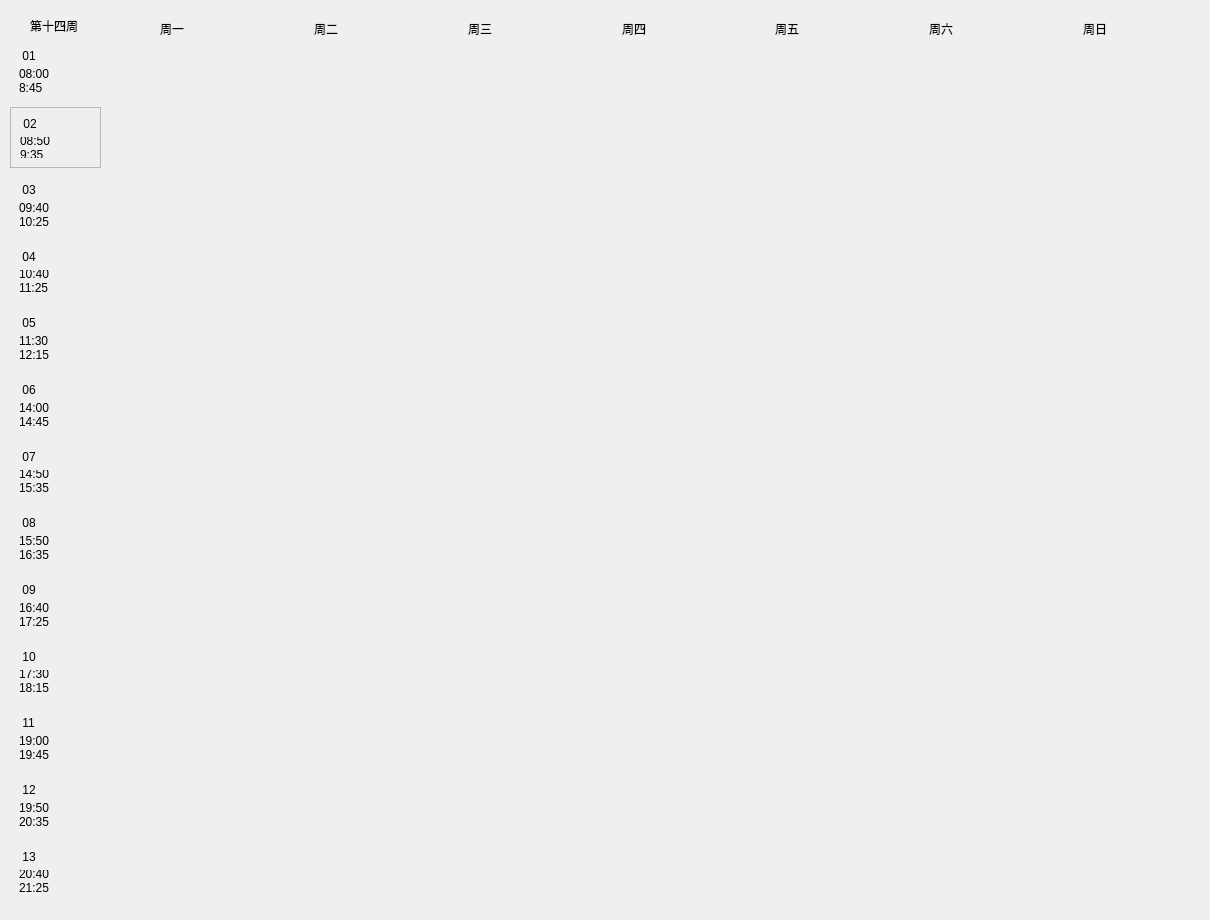
   <widget class="QWidget" name="page14">
    <widget class="QWidget" name="widget_209" native="true">
     <property name="geometry">
      <rect>
       <x>10</x>
       <y>0</y>
       <width>1191</width>
       <height>911</height>
      </rect>
     </property>
     <widget class="QLabel" name="firstweek_14">
      <property name="geometry">
       <rect>
        <x>20</x>
        <y>10</y>
        <width>121</width>
        <height>31</height>
       </rect>
      </property>
      <property name="styleSheet">
       <string notr="true">font: 12pt &quot;微软雅黑&quot;;</string>
      </property>
      <property name="text">
       <string>第十四周</string>
      </property>
     </widget>
     <widget class="QWidget" name="widget_210" native="true">
      <property name="geometry">
       <rect>
        <x>0</x>
        <y>40</y>
        <width>91</width>
        <height>861</height>
       </rect>
      </property>
      <layout class="QVBoxLayout" name="verticalLayout_183">
       <item>
        <widget class="QWidget" name="widget_211" native="true">
         <layout class="QVBoxLayout" name="verticalLayout_184">
          <item>
           <widget class="QLabel" name="num1_14">
            <property name="styleSheet">
             <string notr="true">font: rgb(32, 48, 126);
font: 12pt &quot;隶书&quot;;</string>
            </property>
            <property name="text">
             <string> 01</string>
            </property>
           </widget>
          </item>
          <item>
           <widget class="QLabel" name="first_14">
            <property name="text">
             <string>08:00
8:45</string>
            </property>
            <property name="scaledContents">
             <bool>false</bool>
            </property>
           </widget>
          </item>
         </layout>
        </widget>
       </item>
       <item>
        <widget class="QFrame" name="frame_14">
         <property name="frameShape">
          <enum>QFrame::StyledPanel</enum>
         </property>
         <property name="frameShadow">
          <enum>QFrame::Raised</enum>
         </property>
         <layout class="QVBoxLayout" name="verticalLayout_185">
          <item>
           <widget class="QLabel" name="num2_14">
            <property name="styleSheet">
             <string notr="true">font: rgb(32, 48, 126);
font: 12pt &quot;隶书&quot;;</string>
            </property>
            <property name="text">
             <string> 02</string>
            </property>
           </widget>
          </item>
          <item>
           <widget class="QLabel" name="second_14">
            <property name="text">
             <string>08:50
9:35</string>
            </property>
           </widget>
          </item>
         </layout>
        </widget>
       </item>
       <item>
        <widget class="QWidget" name="widget_212" native="true">
         <layout class="QVBoxLayout" name="verticalLayout_186">
          <item>
           <widget class="QLabel" name="num3_14">
            <property name="styleSheet">
             <string notr="true">font: 12pt &quot;隶书&quot;;</string>
            </property>
            <property name="text">
             <string> 03</string>
            </property>
           </widget>
          </item>
          <item>
           <widget class="QLabel" name="third_14">
            <property name="text">
             <string>09:40
10:25</string>
            </property>
           </widget>
          </item>
         </layout>
        </widget>
       </item>
       <item>
        <widget class="QWidget" name="widget_213" native="true">
         <layout class="QVBoxLayout" name="verticalLayout_187">
          <item>
           <widget class="QLabel" name="num4_14">
            <property name="styleSheet">
             <string notr="true">font: 12pt &quot;隶书&quot;;</string>
            </property>
            <property name="text">
             <string> 04</string>
            </property>
           </widget>
          </item>
          <item>
           <widget class="QLabel" name="forth_14">
            <property name="text">
             <string>10:40
11:25</string>
            </property>
           </widget>
          </item>
         </layout>
        </widget>
       </item>
       <item>
        <widget class="QWidget" name="widget_214" native="true">
         <layout class="QVBoxLayout" name="verticalLayout_188">
          <item>
           <widget class="QLabel" name="num5_14">
            <property name="styleSheet">
             <string notr="true">font: 12pt &quot;隶书&quot;;</string>
            </property>
            <property name="text">
             <string> 05</string>
            </property>
           </widget>
          </item>
          <item>
           <widget class="QLabel" name="fifth_14">
            <property name="text">
             <string>11:30
12:15</string>
            </property>
           </widget>
          </item>
         </layout>
        </widget>
       </item>
       <item>
        <widget class="QWidget" name="widget_215" native="true">
         <layout class="QVBoxLayout" name="verticalLayout_189">
          <item>
           <widget class="QLabel" name="num6_14">
            <property name="styleSheet">
             <string notr="true">font: 12pt &quot;隶书&quot;;</string>
            </property>
            <property name="text">
             <string> 06</string>
            </property>
           </widget>
          </item>
          <item>
           <widget class="QLabel" name="sixth_14">
            <property name="text">
             <string>14:00
14:45</string>
            </property>
           </widget>
          </item>
         </layout>
        </widget>
       </item>
       <item>
        <widget class="QWidget" name="widget_216" native="true">
         <layout class="QVBoxLayout" name="verticalLayout_190">
          <item>
           <widget class="QLabel" name="num7_14">
            <property name="styleSheet">
             <string notr="true">font: 12pt &quot;隶书&quot;;</string>
            </property>
            <property name="text">
             <string> 07</string>
            </property>
           </widget>
          </item>
          <item>
           <widget class="QLabel" name="seventh_14">
            <property name="text">
             <string>14:50
15:35</string>
            </property>
           </widget>
          </item>
         </layout>
        </widget>
       </item>
       <item>
        <widget class="QWidget" name="widget_217" native="true">
         <layout class="QVBoxLayout" name="verticalLayout_191">
          <item>
           <widget class="QLabel" name="num8_14">
            <property name="styleSheet">
             <string notr="true">font: 12pt &quot;隶书&quot;;</string>
            </property>
            <property name="text">
             <string> 08</string>
            </property>
           </widget>
          </item>
          <item>
           <widget class="QLabel" name="eighth_14">
            <property name="text">
             <string>15:50
16:35</string>
            </property>
           </widget>
          </item>
         </layout>
        </widget>
       </item>
       <item>
        <widget class="QWidget" name="widget_218" native="true">
         <layout class="QVBoxLayout" name="verticalLayout_192">
          <item>
           <widget class="QLabel" name="num9_14">
            <property name="styleSheet">
             <string notr="true">font: 12pt &quot;隶书&quot;;</string>
            </property>
            <property name="text">
             <string> 09</string>
            </property>
           </widget>
          </item>
          <item>
           <widget class="QLabel" name="ninth_14">
            <property name="text">
             <string>16:40
17:25</string>
            </property>
           </widget>
          </item>
         </layout>
        </widget>
       </item>
       <item>
        <widget class="QWidget" name="widget_219" native="true">
         <layout class="QVBoxLayout" name="verticalLayout_193">
          <item>
           <widget class="QLabel" name="num10_14">
            <property name="styleSheet">
             <string notr="true">font: 12pt &quot;隶书&quot;;</string>
            </property>
            <property name="text">
             <string> 10</string>
            </property>
           </widget>
          </item>
          <item>
           <widget class="QLabel" name="tenth_14">
            <property name="text">
             <string>17:30
18:15</string>
            </property>
           </widget>
          </item>
         </layout>
        </widget>
       </item>
       <item>
        <widget class="QWidget" name="widget_220" native="true">
         <layout class="QVBoxLayout" name="verticalLayout_194">
          <item>
           <widget class="QLabel" name="num11_14">
            <property name="styleSheet">
             <string notr="true">font: 12pt &quot;隶书&quot;;</string>
            </property>
            <property name="text">
             <string> 11</string>
            </property>
           </widget>
          </item>
          <item>
           <widget class="QLabel" name="eleventh_14">
            <property name="text">
             <string>19:00
19:45</string>
            </property>
           </widget>
          </item>
         </layout>
        </widget>
       </item>
       <item>
        <widget class="QWidget" name="widget_221" native="true">
         <layout class="QVBoxLayout" name="verticalLayout_195">
          <item>
           <widget class="QLabel" name="num12_14">
            <property name="styleSheet">
             <string notr="true">font: 12pt &quot;隶书&quot;;</string>
            </property>
            <property name="text">
             <string> 12</string>
            </property>
           </widget>
          </item>
          <item>
           <widget class="QLabel" name="twelfth_14">
            <property name="text">
             <string>19:50
20:35</string>
            </property>
           </widget>
          </item>
         </layout>
        </widget>
       </item>
       <item>
        <widget class="QWidget" name="widget_222" native="true">
         <layout class="QVBoxLayout" name="verticalLayout_196">
          <item>
           <widget class="QLabel" name="num13_14">
            <property name="styleSheet">
             <string notr="true">font: 12pt &quot;隶书&quot;;</string>
            </property>
            <property name="text">
             <string> 13</string>
            </property>
           </widget>
          </item>
          <item>
           <widget class="QLabel" name="thirteenth_14">
            <property name="text">
             <string>20:40
21:25</string>
            </property>
           </widget>
          </item>
         </layout>
        </widget>
       </item>
      </layout>
     </widget>
     <widget class="QWidget" name="widget_223" native="true">
      <property name="geometry">
       <rect>
        <x>150</x>
        <y>10</y>
        <width>1071</width>
        <height>37</height>
       </rect>
      </property>
      <property name="styleSheet">
       <string notr="true">font: 12pt &quot;隶书&quot;;</string>
      </property>
      <layout class="QHBoxLayout" name="horizontalLayout_14">
       <item>
        <widget class="QLabel" name="mon_14">
         <property name="text">
          <string>周一</string>
         </property>
        </widget>
       </item>
       <item>
        <widget class="QLabel" name="tue_14">
         <property name="text">
          <string>周二</string>
         </property>
        </widget>
       </item>
       <item>
        <widget class="QLabel" name="wed_14">
         <property name="text">
          <string>周三</string>
         </property>
        </widget>
       </item>
       <item>
        <widget class="QLabel" name="thu_14">
         <property name="text">
          <string>周四</string>
         </property>
        </widget>
       </item>
       <item>
        <widget class="QLabel" name="fri_14">
         <property name="text">
          <string>周五</string>
         </property>
        </widget>
       </item>
       <item>
        <widget class="QLabel" name="sat_14">
         <property name="text">
          <string>周六</string>
         </property>
        </widget>
       </item>
       <item>
        <widget class="QLabel" name="sun_14">
         <property name="text">
          <string>周日</string>
         </property>
        </widget>
       </item>
      </layout>
     </widget>
     <widget class="QWidget" name="widget_224" native="true">
      <property name="geometry">
       <rect>
        <x>100</x>
        <y>50</y>
        <width>1061</width>
        <height>851</height>
       </rect>
      </property>
     </widget>
    </widget>
   </widget>
